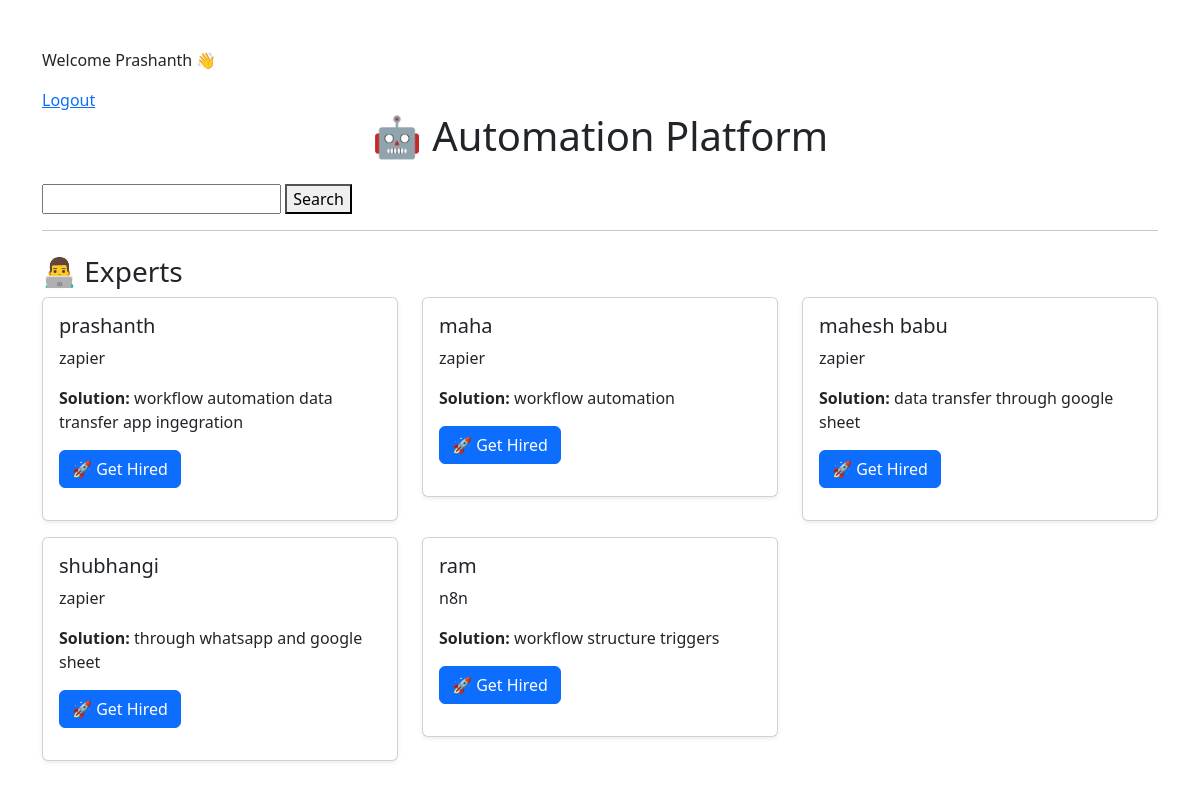
The app's page / (signed in) with its own data.
### core/models.py (models this page shows)
class Expert(models.Model):
    name = models.CharField(max_length=100)
    email = models.EmailField()
    skill = models.TextField()
    skill_type = models.CharField(max_length=100, default="custom")
    solution = models.TextField(blank=True, null=True)
    gender = models.CharField(max_length=10)
    def __str__(self):
        return self.name

### core/views.py (the view)
# urls.py: path('', views.home, name='home'),
def home(request):
    if not request.session.get('user'):
        return redirect('login')
    experts = Expert.objects.all()
    print("HOME EXPERTS:", experts)
    return render(request, "home.html", {
        "experts": experts
    })

### core/templates/home.html (shortened to what this page needs)
{% if request.session.user %}
    <p>Welcome {{ request.session.user }} 👋</p>
    <a href="/logout/">Logout</a>
{% else %}
    <a href="/login/">Login</a>
    <a href="/register-expert/">Register as Expert</a>
{% endif %}
<!DOCTYPE html>
<html>
<head>
    <link href="https://cdn.jsdelivr.net/npm/bootstrap@5.3.0/dist/css/bootstrap.min.css" rel="stylesheet">
</head>
<body class="container mt-5">
    <h1 class="text-center mb-4">🤖 Automation Platform</h1>
    <form method="POST" action="{% url 'search_experts' %}">
        <input type="text" name="problem">
        <button type="submit">Search</button>
    </form>
    <hr>
    <h3 class="mt-4">👨‍💻 Experts</h3>
    <div class="row">
        {% for expert in experts %}
            <div class="col-md-4">
                <div class="card p-3 mb-3 shadow-sm">
                    <h5>{{ expert.name }}</h5>
                    <p>{{ expert.skill }}</p>
                    <p><b>Solution:</b> {{ expert.solution }}</p>
                    <form method="post" action="{% url 'hire_expert' expert.id %}">
                        <button class="btn btn-primary">
                            🚀 Get Hired
                        </button>
                    </form>
                </div>
            </div>
        {% empty %}
            <p>No experts found</p>
        {% endfor %}
    </div>
</body>
</html>

### records on screen
Expert: session.user "Prashanth", name "prashanth", skill "zapier", solution "workflow automation data transfer app ingegration"
Expert: name "maha", skill "zapier", solution "workflow automation"
Expert: name "mahesh babu", skill "zapier", solution "data transfer through google sheet"
Expert: name "shubhangi", skill "zapier", solution "through whatsapp and google sheet"
Expert: name "ram", skill "n8n", solution "workflow structure triggers"
